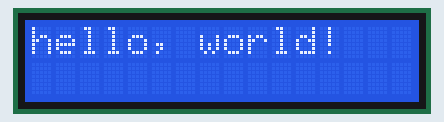
A sketch run on a simulated Arduino Uno, built with avr-gcc and run on an emulated ATmega328P. On the bench: 16×2 character LCD.

Above: at 0.1 s.

The sketch:

lcd.ino
```cpp
#include <Wire.h>
#include <LiquidCrystal_I2C.h>
LiquidCrystal_I2C lcd(0x27,16,2);
void setup() {
  // put your setup code here, to run once:
  lcd.begin();  //initialize the lcd
  lcd.backlight();
}

void loop() {
  // put your main code here, to run repeatedly:
  lcd.setCursor(0,0);
  lcd.print("hello, world!");
  delay(500);
  lcd.clear();
}
```
